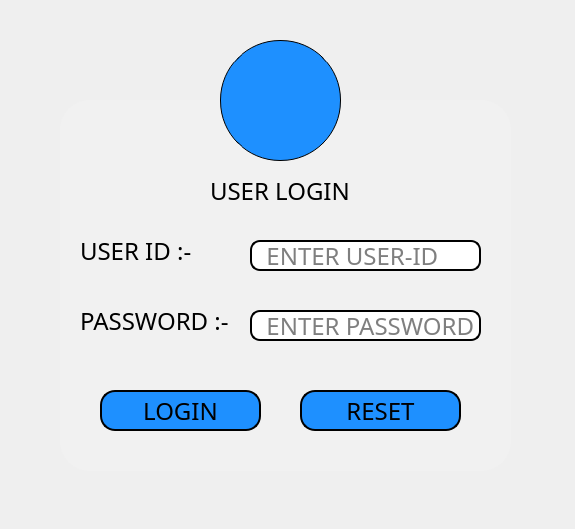
<?xml version="1.0" encoding="UTF-8"?>
<ui version="4.0">
 <class>Form</class>
 <widget class="QWidget" name="Form">
  <property name="geometry">
   <rect>
    <x>0</x>
    <y>0</y>
    <width>575</width>
    <height>529</height>
   </rect>
  </property>
  <property name="windowTitle">
   <string>LOGIN FORM</string>
  </property>
  <property name="windowIcon">
   <iconset resource="C:/Users/ABHAY BHADOURIYA/Desktop/1.qrc">
    <normaloff>:/newPrefix/bg1.jpg</normaloff>:/newPrefix/bg1.jpg</iconset>
  </property>
  <property name="windowOpacity">
   <double>100.000000000000000</double>
  </property>
  <property name="styleSheet">
   <string notr="true">*{
font-family:centry gothic;
font-size:24px;
}
#Form
{
background:url(:/newPrefix/bg1.jpg);
}
QFrame
{
background:#F1F1F1;
border-radius:30px;

}
QLineEdit{
border-radius:10px;
border: 2px solid black;


}
QPushButton{
background:dodgerblue;
border-radius:15px;
border: 2px solid black;
box-shadow: 0 12px 16px 0 rgba(0, 0, 0, 0.24), 0 17px 50px 0
		rgba(0, 0, 0, 0.19);
}
QToolButton{
border: 1px solid black;

background:dodgerblue;
border-radius:60px;
}
QLabel{
color:black;
}</string>
  </property>
  <widget class="QFrame" name="frame">
   <property name="geometry">
    <rect>
     <x>60</x>
     <y>100</y>
     <width>451</width>
     <height>371</height>
    </rect>
   </property>
   <property name="frameShape">
    <enum>QFrame::StyledPanel</enum>
   </property>
   <property name="frameShadow">
    <enum>QFrame::Raised</enum>
   </property>
   <widget class="QLabel" name="label">
    <property name="geometry">
     <rect>
      <x>150</x>
      <y>70</y>
      <width>171</width>
      <height>41</height>
     </rect>
    </property>
    <property name="styleSheet">
     <string notr="true"/>
    </property>
    <property name="text">
     <string>USER LOGIN</string>
    </property>
   </widget>
   <widget class="QPushButton" name="pushButton">
    <property name="geometry">
     <rect>
      <x>40</x>
      <y>290</y>
      <width>161</width>
      <height>41</height>
     </rect>
    </property>
    <property name="text">
     <string>LOGIN</string>
    </property>
   </widget>
   <widget class="QPushButton" name="pushButton_2">
    <property name="geometry">
     <rect>
      <x>240</x>
      <y>290</y>
      <width>161</width>
      <height>41</height>
     </rect>
    </property>
    <property name="text">
     <string>RESET</string>
    </property>
   </widget>
   <widget class="QLabel" name="label_2">
    <property name="geometry">
     <rect>
      <x>20</x>
      <y>130</y>
      <width>131</width>
      <height>41</height>
     </rect>
    </property>
    <property name="text">
     <string>USER ID :-</string>
    </property>
   </widget>
   <widget class="QLabel" name="label_3">
    <property name="geometry">
     <rect>
      <x>20</x>
      <y>200</y>
      <width>151</width>
      <height>41</height>
     </rect>
    </property>
    <property name="text">
     <string>PASSWORD :-</string>
    </property>
   </widget>
   <widget class="QLineEdit" name="lineEdit">
    <property name="geometry">
     <rect>
      <x>190</x>
      <y>210</y>
      <width>231</width>
      <height>31</height>
     </rect>
    </property>
    <property name="echoMode">
     <enum>QLineEdit::Password</enum>
    </property>
    <property name="placeholderText">
     <string>  ENTER PASSWORD</string>
    </property>
   </widget>
   <widget class="QLineEdit" name="lineEdit_2">
    <property name="geometry">
     <rect>
      <x>190</x>
      <y>140</y>
      <width>231</width>
      <height>31</height>
     </rect>
    </property>
    <property name="placeholderText">
     <string>  ENTER USER-ID</string>
    </property>
   </widget>
  </widget>
  <widget class="QToolButton" name="toolButton">
   <property name="geometry">
    <rect>
     <x>220</x>
     <y>40</y>
     <width>121</width>
     <height>121</height>
    </rect>
   </property>
   <property name="styleSheet">
    <string notr="true"/>
   </property>
   <property name="text">
    <string notr="true"/>
   </property>
   <property name="icon">
    <iconset resource="C:/Users/ABHAY BHADOURIYA/Desktop/1.qrc">
     <normaloff>:/newPrefix/profile_pic.png</normaloff>:/newPrefix/profile_pic.png</iconset>
   </property>
   <property name="iconSize">
    <size>
     <width>128</width>
     <height>128</height>
    </size>
   </property>
  </widget>
 </widget>
 <resources>
  <include location="C:/Users/ABHAY BHADOURIYA/Desktop/1.qrc"/>
 </resources>
 <connections>
  <connection>
   <sender>pushButton_2</sender>
   <signal>clicked()</signal>
   <receiver>lineEdit</receiver>
   <slot>clear()</slot>
   <hints>
    <hint type="sourcelabel">
     <x>378</x>
     <y>412</y>
    </hint>
    <hint type="destinationlabel">
     <x>385</x>
     <y>329</y>
    </hint>
   </hints>
  </connection>
  <connection>
   <sender>pushButton_2</sender>
   <signal>clicked()</signal>
   <receiver>lineEdit_2</receiver>
   <slot>clear()</slot>
   <hints>
    <hint type="sourcelabel">
     <x>411</x>
     <y>409</y>
    </hint>
    <hint type="destinationlabel">
     <x>414</x>
     <y>261</y>
    </hint>
   </hints>
  </connection>
  <connection>
   <sender>pushButton</sender>
   <signal>clicked()</signal>
   <receiver>lineEdit</receiver>
   <slot>copy()</slot>
   <hints>
    <hint type="sourcelabel">
     <x>196</x>
     <y>411</y>
    </hint>
    <hint type="destinationlabel">
     <x>292</x>
     <y>332</y>
    </hint>
   </hints>
  </connection>
  <connection>
   <sender>pushButton</sender>
   <signal>clicked()</signal>
   <receiver>lineEdit_2</receiver>
   <slot>copy()</slot>
   <hints>
    <hint type="sourcelabel">
     <x>181</x>
     <y>407</y>
    </hint>
    <hint type="destinationlabel">
     <x>275</x>
     <y>268</y>
    </hint>
   </hints>
  </connection>
 </connections>
</ui>
